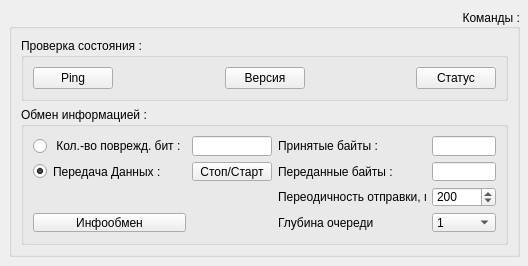
<?xml version="1.0" encoding="UTF-8"?>
<ui version="4.0">
 <class>WidgetMAS</class>
 <widget class="QWidget" name="WidgetMAS">
  <property name="geometry">
   <rect>
    <x>0</x>
    <y>0</y>
    <width>528</width>
    <height>266</height>
   </rect>
  </property>
  <property name="windowTitle">
   <string>Form</string>
  </property>
  <widget class="QGroupBox" name="groupBox_6">
   <property name="geometry">
    <rect>
     <x>9</x>
     <y>9</y>
     <width>511</width>
     <height>248</height>
    </rect>
   </property>
   <property name="title">
    <string>Команды :</string>
   </property>
   <property name="alignment">
    <set>Qt::AlignRight|Qt::AlignTrailing|Qt::AlignVCenter</set>
   </property>
   <layout class="QGridLayout" name="gridLayout">
    <item row="0" column="0">
     <widget class="QGroupBox" name="groupBox_10">
      <property name="title">
       <string>Проверка состояния :</string>
      </property>
      <layout class="QHBoxLayout" name="horizontalLayout">
       <item>
        <widget class="QPushButton" name="pb_ping">
         <property name="text">
          <string>Ping</string>
         </property>
        </widget>
       </item>
       <item>
        <spacer name="horizontalSpacer_2">
         <property name="orientation">
          <enum>Qt::Horizontal</enum>
         </property>
         <property name="sizeHint" stdset="0">
          <size>
           <width>40</width>
           <height>20</height>
          </size>
         </property>
        </spacer>
       </item>
       <item>
        <widget class="QPushButton" name="pb_version">
         <property name="text">
          <string>Версия</string>
         </property>
        </widget>
       </item>
       <item>
        <spacer name="horizontalSpacer_3">
         <property name="orientation">
          <enum>Qt::Horizontal</enum>
         </property>
         <property name="sizeHint" stdset="0">
          <size>
           <width>40</width>
           <height>20</height>
          </size>
         </property>
        </spacer>
       </item>
       <item>
        <widget class="QPushButton" name="pb_status">
         <property name="text">
          <string>Статус</string>
         </property>
        </widget>
       </item>
      </layout>
     </widget>
    </item>
    <item row="1" column="0">
     <widget class="QGroupBox" name="groupBox_11">
      <property name="sizePolicy">
       <sizepolicy hsizetype="Preferred" vsizetype="Expanding">
        <horstretch>0</horstretch>
        <verstretch>0</verstretch>
       </sizepolicy>
      </property>
      <property name="font">
       <font>
        <underline>false</underline>
       </font>
      </property>
      <property name="title">
       <string>Обмен информацией :</string>
      </property>
      <layout class="QGridLayout" name="gridLayout_4">
       <item row="3" column="0">
        <widget class="QRadioButton" name="rb_info">
         <property name="enabled">
          <bool>true</bool>
         </property>
         <property name="text">
          <string>Передача Данных :</string>
         </property>
         <property name="checked">
          <bool>true</bool>
         </property>
        </widget>
       </item>
       <item row="3" column="4">
        <widget class="QLineEdit" name="le_pass"/>
       </item>
       <item row="3" column="3">
        <widget class="QLabel" name="label_7">
         <property name="text">
          <string>Переданные байты :</string>
         </property>
        </widget>
       </item>
       <item row="2" column="2">
        <widget class="QLineEdit" name="le_err"/>
       </item>
       <item row="6" column="3">
        <widget class="QLabel" name="label_2">
         <property name="text">
          <string>Переодичность отправки, мс</string>
         </property>
        </widget>
       </item>
       <item row="2" column="3">
        <widget class="QLabel" name="label_4">
         <property name="text">
          <string>Принятые байты :</string>
         </property>
        </widget>
       </item>
       <item row="6" column="4">
        <widget class="QSpinBox" name="sp_time">
         <property name="showGroupSeparator" stdset="0">
          <bool>true</bool>
         </property>
         <property name="minimum">
          <number>1</number>
         </property>
         <property name="maximum">
          <number>10000</number>
         </property>
         <property name="value">
          <number>200</number>
         </property>
        </widget>
       </item>
       <item row="2" column="4">
        <widget class="QLineEdit" name="le_get"/>
       </item>
       <item row="2" column="0" colspan="2">
        <widget class="QRadioButton" name="rb_test">
         <property name="text">
          <string> Кол.-во поврежд. бит :</string>
         </property>
         <property name="checked">
          <bool>false</bool>
         </property>
        </widget>
       </item>
       <item row="3" column="2">
        <widget class="QPushButton" name="pb_stop_test">
         <property name="text">
          <string>Стоп/Старт</string>
         </property>
        </widget>
       </item>
       <item row="7" column="3">
        <widget class="QLabel" name="label_3">
         <property name="text">
          <string>Глубина очереди</string>
         </property>
        </widget>
       </item>
       <item row="7" column="4">
        <widget class="QComboBox" name="cb_qDepth">
         <item>
          <property name="text">
           <string>1</string>
          </property>
         </item>
         <item>
          <property name="text">
           <string>2</string>
          </property>
         </item>
         <item>
          <property name="text">
           <string>3</string>
          </property>
         </item>
         <item>
          <property name="text">
           <string>4</string>
          </property>
         </item>
         <item>
          <property name="text">
           <string>5</string>
          </property>
         </item>
         <item>
          <property name="text">
           <string>6</string>
          </property>
         </item>
         <item>
          <property name="text">
           <string>7</string>
          </property>
         </item>
         <item>
          <property name="text">
           <string>8</string>
          </property>
         </item>
         <item>
          <property name="text">
           <string>9</string>
          </property>
         </item>
         <item>
          <property name="text">
           <string>10</string>
          </property>
         </item>
         <item>
          <property name="text">
           <string>11</string>
          </property>
         </item>
         <item>
          <property name="text">
           <string>12</string>
          </property>
         </item>
         <item>
          <property name="text">
           <string>13</string>
          </property>
         </item>
         <item>
          <property name="text">
           <string>14</string>
          </property>
         </item>
         <item>
          <property name="text">
           <string>15</string>
          </property>
         </item>
        </widget>
       </item>
       <item row="7" column="0" colspan="2">
        <widget class="QPushButton" name="pb_exchange">
         <property name="text">
          <string>Инфообмен</string>
         </property>
         <property name="autoDefault">
          <bool>false</bool>
         </property>
        </widget>
       </item>
       <item row="7" column="2">
        <spacer name="horizontalSpacer_8">
         <property name="orientation">
          <enum>Qt::Horizontal</enum>
         </property>
         <property name="sizeHint" stdset="0">
          <size>
           <width>40</width>
           <height>20</height>
          </size>
         </property>
        </spacer>
       </item>
      </layout>
     </widget>
    </item>
   </layout>
  </widget>
 </widget>
 <resources/>
 <connections/>
</ui>
